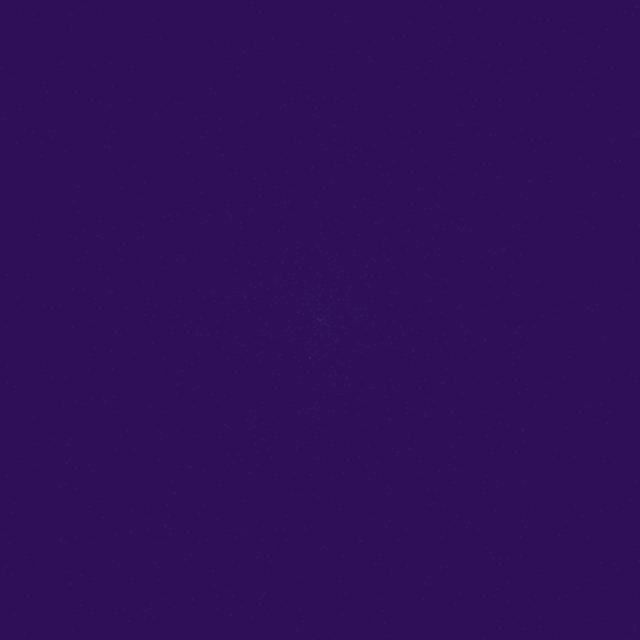
Frame 1 (no input)
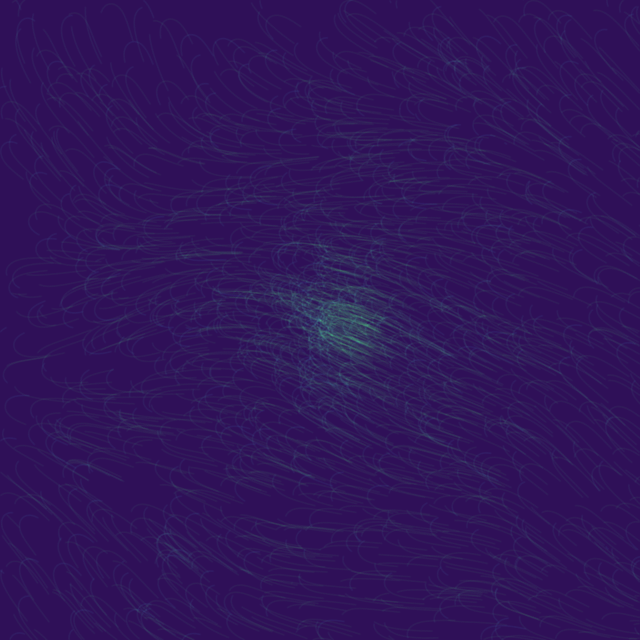
Frame 60 (the mouse pressed at the canvas centre just before this capture)
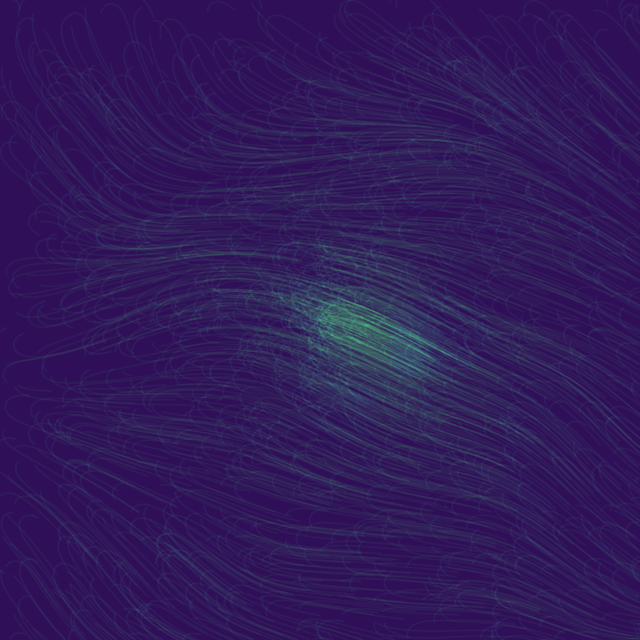
Frame 120 (the mouse held since frame 60 and released just before this capture)

The Processing sketch that drew these frames (run headless with seeded random() and noise(); from frame 60 on, the mouse is pressed at the canvas centre):

// Processing sketch: C100_x48
// ── C100_x48.pde
ArrayList<Seeker> seekers = new ArrayList<Seeker>();
int n = 2000;

int offset = 0;

void setup() {
  size(640, 640);
  colorMode(HSB, 360, 1, 1, 1);



  reset();
}

void draw() {

  if (frameCount % 640 == 0)
    reset();

  blendMode(BLEND);
  fill(#2F1058, .01);

  translate(width / 2, height / 2);

  blendMode(ADD);

  for (Seeker seeker : seekers) {
    seeker.draw();
  }
}

void keyPressed() {
  reset();
}

void reset() {
  offset = (int) random(1024);
  background(#2F1058);
  seekers = new ArrayList<Seeker>();
  for (int i = 0; i < n; i++)
    seekers.add(new Seeker());
}

class Seeker {

  PVector pos;
  PVector target;
  PVector head;

  float f;
  float acc = 1;

  Seeker() {
    reset();
  }

  void reset() {
    float a = random(-PI, PI);
    float r = random(0, width);
    float x = 0 + r * sin(a);
    float y = 0 + r * cos(a);

    pos = new PVector(x, y);
    target = PVector.random2D();
    head = PVector.random2D();

    f = random(.001, .001);
    acc = random(1, 1);
  }

  void draw() {

    //float f = map(mouseX, 0, width, 0, .1);
    float rad = noise((pos.x * f + offset), (pos.y * f + offset), 0);
    rad = map(rad, 0, 1, -TWO_PI, TWO_PI);
    //rad *= .1;

    target = new PVector(1, 0);
    target.rotate(rad);

    head = PVector.lerp(head, target, .1);
    head.normalize();
    head.mult(acc);

    pos.add(head);

    if (pos.x < -width / 2 || pos.x > width / 2 || pos.y < -height / 2 || pos.y > height / 2)
      reset();

    pushMatrix();
    translate(pos.x, pos.y);

    fill(map(abs(head.heading()), 0, PI, 120, 180), .8, .025);
    noStroke();

    ellipse(0, 0, 2, 2);
    popMatrix();
  }
}
